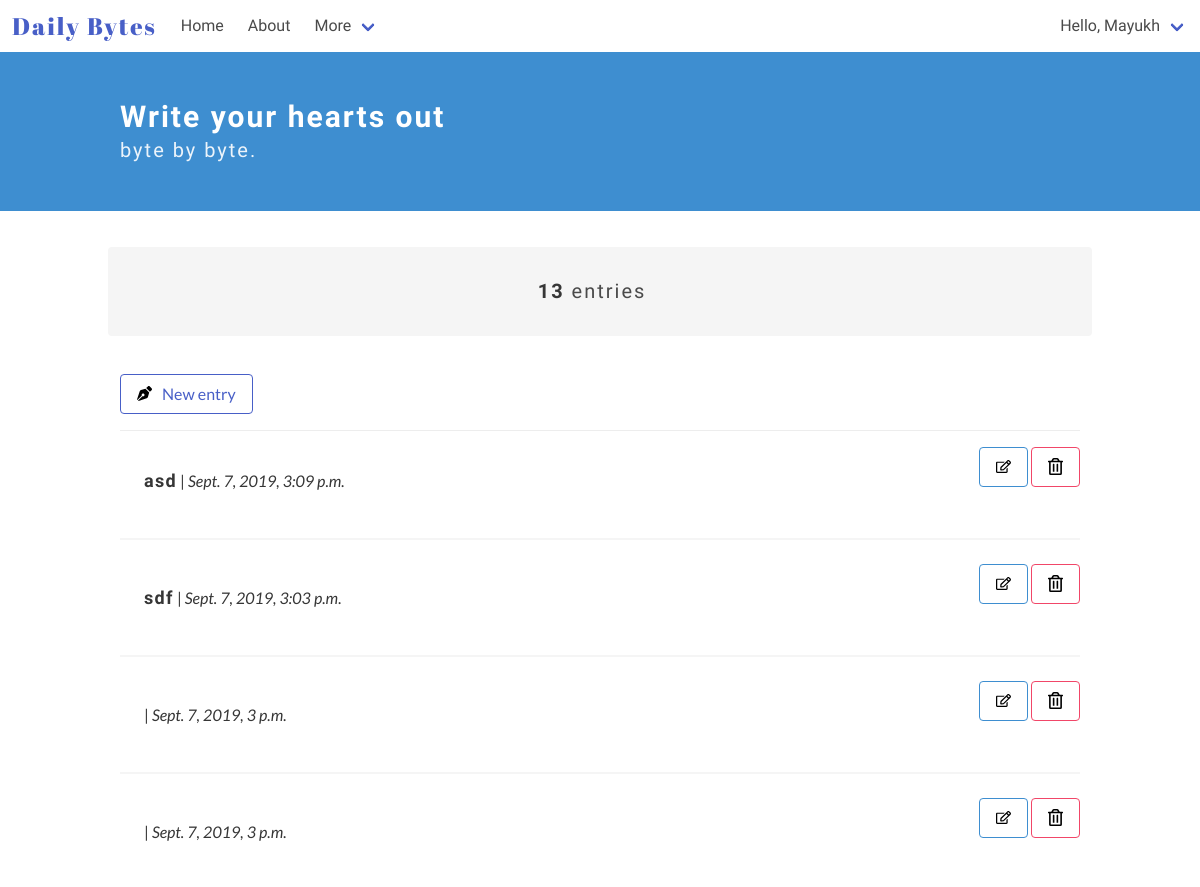
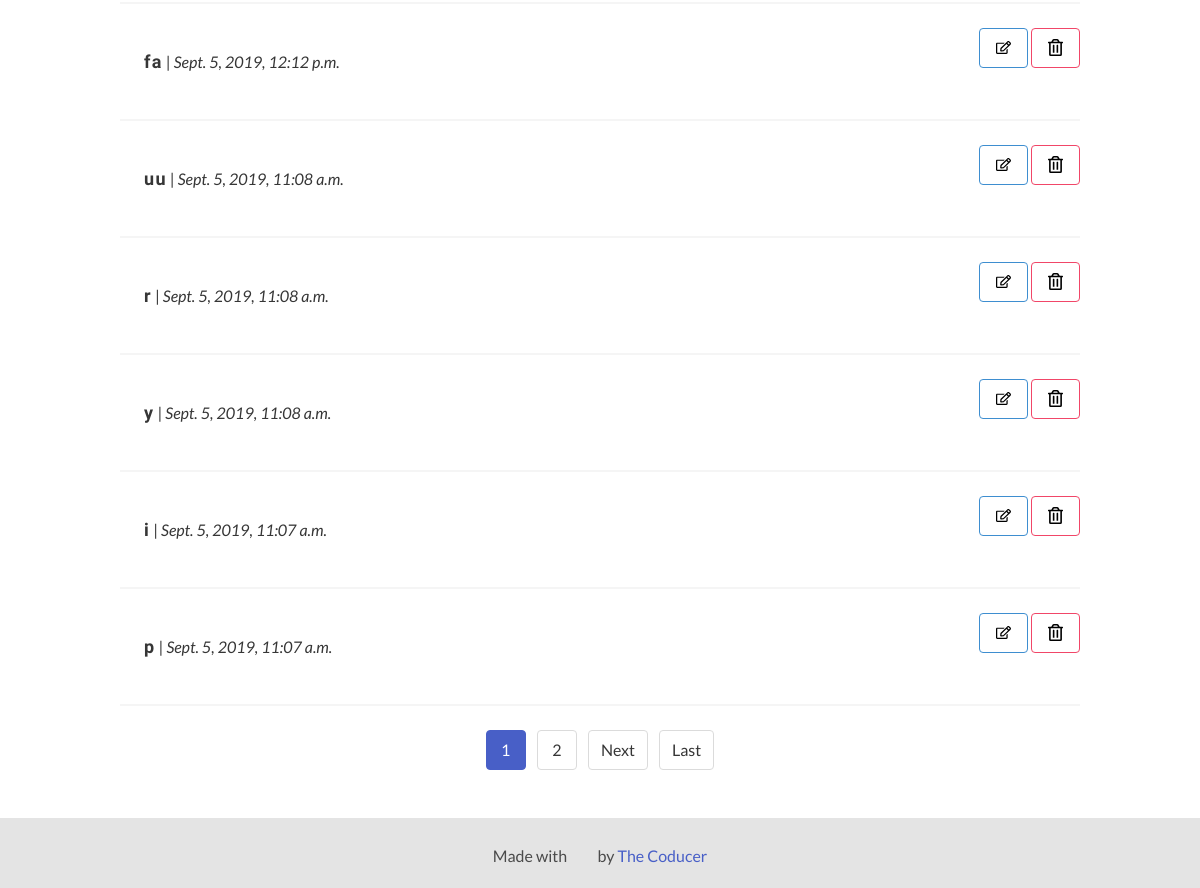
Before: / (signed in) with the older database file (2 pictures, top to bottom).
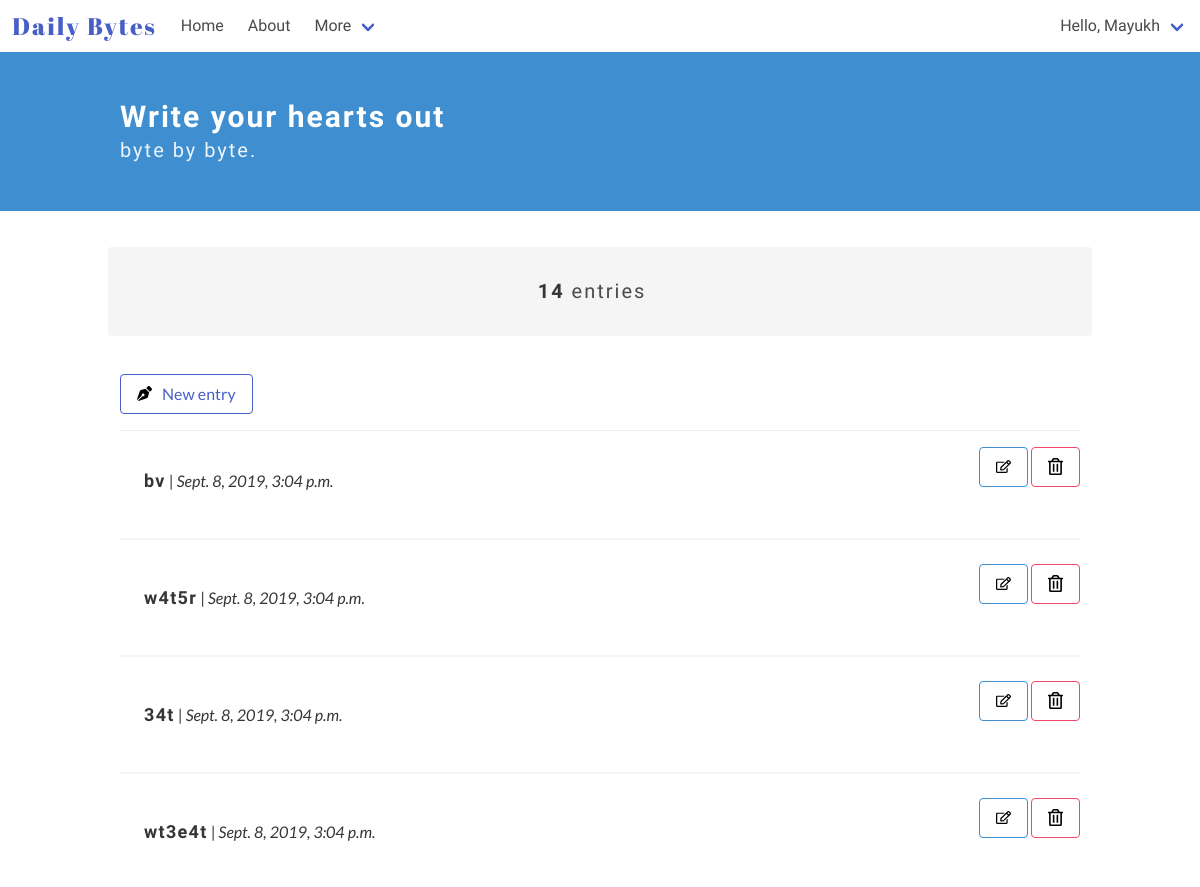
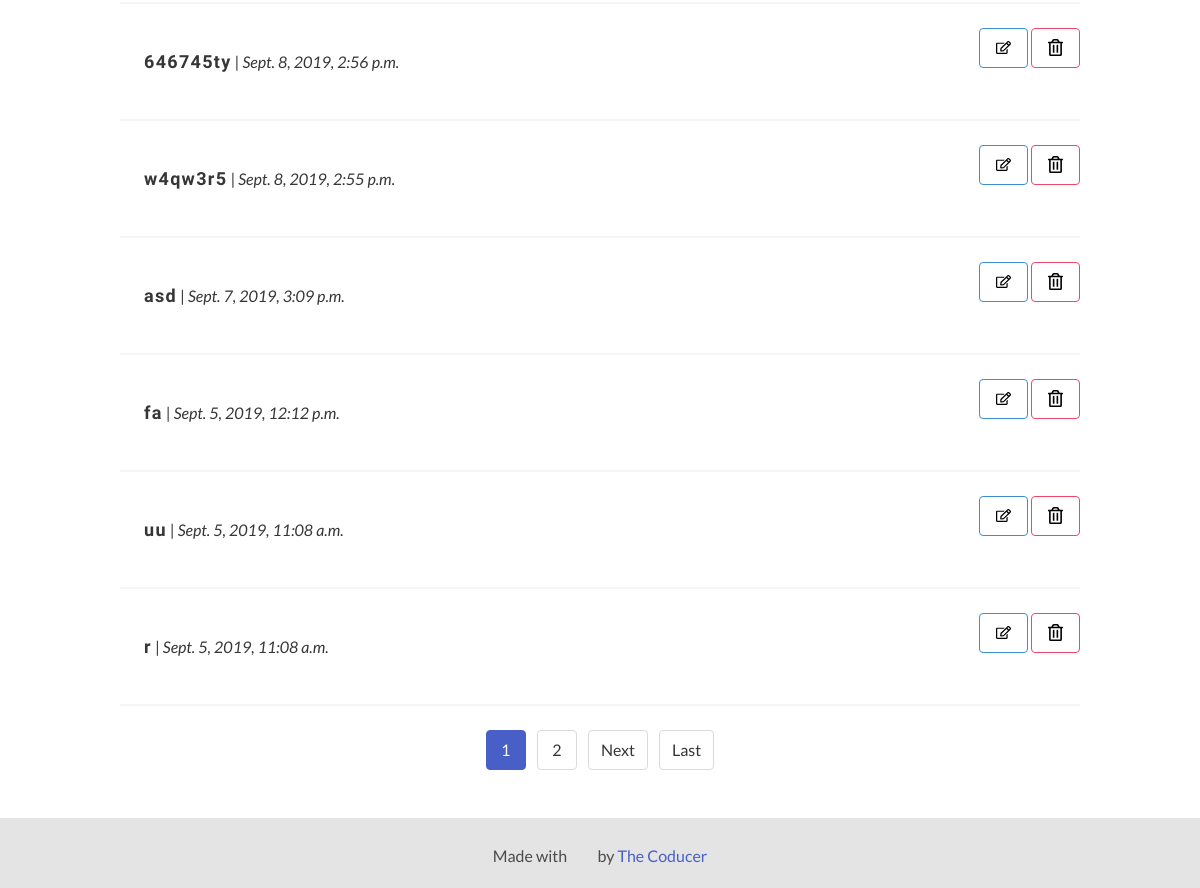
After: the same page with the newer database file (2 pictures, top to bottom).
### diary_app/models.py (models this page shows)
class Entry(models.Model):
    author = models.ForeignKey(User, on_delete=models.CASCADE) # User is an auth model
    title = models.CharField(max_length=100, default='', verbose_name="")
    text = RichTextUploadingField(verbose_name="")
    date_posted = models.DateTimeField(auto_now_add = True)
    trash = models.BooleanField(default=False)
    """ def __str__(self):
        return 'Entry #{}'.format(self.id) """
    class Meta:
        verbose_name_plural = 'entries'

### diary_app/views.py (the view)
# urls.py: path('', EntryListView.as_view(), name = 'home'),
class EntryListView(ListView):
        model = Entry
        template_name = 'diary_app/home.html'
        context_object_name = 'entries'
        ordering = ['-date_posted']
        paginate_by = 10
        @method_decorator(login_required)
        def dispatch(self, *args, **kwargs):
                return super().dispatch(*args, **kwargs)
        def get_context_data(self, **kwargs):
                context = super(EntryListView, self).get_context_data(**kwargs)
                entries = Entry.objects.filter(author=self.request.user, trash=False)
                context['count_entries'] = entries.count()
                ...
                return context
        def get_queryset(self):
                entries = Entry.objects.filter(author=self.request.user, trash=False)
                entries = entries.order_by('-date_posted')
                return entries

### diary_app/templates/diary_app/home.html (shortened to what this page needs)
<!DOCTYPE html>
<html lang="en">
<head>
</head>
<body>
    {% extends "./base.html" %}
    {% block content %}
    {% load static %}
    <section class="hero is-info">
        <div class="hero-body">
            <div class="container">
                <h1 class="title">
                    Write your hearts out
                </h1>
                <h2 class="subtitle">
                    byte by byte.
                </h2>
            </div>
        </div>
    </section>
    <section class="section">
        <div class="container">
            <div class="container my-top-bar">
                <div class="columns notification">
                    <div class="column">
                        <p class="subtitle is-5 has-text-centered">
                            {% if count_entries < 1 %}
                            You don't have any entries
                            {% else %}
                            <strong>{{ count_entries }}</strong> entries
                            {% endif %}
                        </p>
                    </div>
                </div>
            </div>
            <article class="media">
                <div class="media-content">
                    <div class="content">
                        <a class="button is-link is-outlined" href="{% url 'add' %}"><img
                                src="{% static '/images/pen.svg' %}" alt="Add new byte" width=15px height=15px
                                style="margin-right: 10px;">New entry</a>
                    </div>
                </div>
            </article>
            {% for entry in entries %}
            <article class="media">
                <div class="media-content">
                    <a href="/entry/{{entry.id}}">
                        <div class="content notification readmore-div">
                            <p>
                                <strong class="entry-title">{{ entry.title }}</strong> | <i>{{ entry.date_posted }}</i>
                            </p>
                        </div>
                    </a>
                </div>
                <div class="media-right">
                    <a class="button is-info is-outlined" href="/edit/{{entry.id}}"><img
                            src="{% static '/images/edit.svg' %}" alt="Edit" width=15px height=15px></a>
                    <a class="button is-danger is-outlined" id="trash_can" href="/confirm-delete/{{entry.id}}"><img
                            src="{% static '/images/delete.svg' %}" alt="Delete" width=15px height=15px color:
                            red;></a>
                </div>
            </article>
            <hr>
            {% endfor %}
            <div class="has-text-centered page-list">
                {% if is_paginated %}
                {% for num in page_obj.paginator.page_range %}
                {% if page_obj.number == num %}
                <a class="pagination-link is-current" href="?page={{ num }}">{{ num }}</a>
                {% elif num > page_obj.number|add:'-3' and num < page_obj.number|add:'3' %}
                <a class="pagination-link" href="?page={{ num }}">{{ num }}</a>
                {% endif %}
                {% endfor %}
                {% if page_obj.has_next %}
                <a class="pagination-next" href="?page={{ page_obj.next_page_number }}">Next</a>
                <a class="pagination-next" href="?page={{ page_obj.paginator.num_pages }}">Last</a>
                {% endif %}
                {% endif %}
            </div>
        </div>
    </section>
    {% endblock %}

### diary_app/templates/diary_app/base.html (shortened to what this page needs)
<!DOCTYPE html>
<html lang="en">
<head>
    {% load static %}
    <link rel="stylesheet" href="https://cdnjs.cloudflare.com/ajax/libs/bulma/0.6.2/css/bulma.min.css" />
    <link rel="stylesheet" type="text/css" href="//code.ionicframework.com/ionicons/2.0.1/css/ionicons.min.css" />
    <link rel="stylesheet" href="{% static '/css/main.css' %}">
</head>
<body>
    {% include "./header.html" %}
    {% block content %} {% endblock %}
    {% include "./footer.html" %}
</body>
</html>

### diary_app/templates/diary_app/header.html (shortened to what this page needs)
{% load static %}
<div id="app">
<nav class="navbar" role="navigation" aria-label="main navigation">
    <div class="navbar-brand">
      <a class="navbar-item" href="{% url 'home' %}">
        <h1 class="logo">Daily Bytes</h1>
      </a>
    </div>
    <div id="navbarBasicExample" class="navbar-menu">
      <div class="navbar-start">
        <a class="navbar-item" href="{% url 'home' %}">
            Home
        </a>
        <a class="navbar-item" href="/about/">
            About
        </a>
        <div class="navbar-item has-dropdown is-hoverable">
          <a class="navbar-link">
            More
          </a>
        </div>
      </div>
      <div class="navbar-end">
          <div class="navbar-item has-dropdown is-hoverable">
              <a class="navbar-link">
                  {% if user.first_name %}
                    Hello, {{ user.first_name }}
                  {% elif user.username %}
                    Hello, {{ user.username}}
                  {% endif %}
              </a>
            </div>
      </div>
    </div>
  </nav>
 </div>

### diary_app/templates/diary_app/footer.html
<footer class="footer">
        <div class="has-text-centered">
          <p>
                Made with <i class="icon ion-heart"></i> by <a href="https://thecoducer.github.io/" target="_blank">The Coducer</a>
          </p>
        </div>
      </footer>

### diary_app/static/css/main.css (style rules this page uses)
body { display: flex; flex-direction: column; height: 100vh; font-family: 'Lato', sans-serif; }
.logo { font-family: 'Abril Fatface', cursive; font-size: 1.5em; letter-spacing: 2px; }
.navbar-item { font-family: 'Libre Franklin', sans-serif; }
.title { font-size: 30px; }
.title, .subtitle { font-family: 'Raleway', sans-serif; letter-spacing: 2px; }
p { font-family: 'Lato', sans-serif; }
.entry-title { font-family: 'Libre Franklin', sans-serif; font-size: 18px; letter-spacing: 1.3px; }
.my-top-bar { margin-bottom: 50px; }
.footer { flex-shrink: 0; padding: 20px; background-color: #e4e4e4; }
.section { flex: 1 0 auto; }
.readmore-div { background-color: transparent; color: #363636; }
.page-list { margin-top: 20px; }

Changed rows visible on the page:
removed Entry: title "sdf", date_posted "Sept. 7, 2019, 3:03 p.m."
removed Entry: date_posted "Sept. 7, 2019, 3 p.m."
removed Entry: date_posted "Sept. 7, 2019, 3 p.m."
no longer on this page (row edited): Entry: title "y", date_posted "Sept. 5, 2019, 11:08 a.m."
no longer on this page (row unchanged): Entry: title "i", date_posted "Sept. 5, 2019, 11:07 a.m."
no longer on this page (row unchanged): Entry: title "p", date_posted "Sept. 5, 2019, 11:07 a.m."
added Entry: title "bv", date_posted "Sept. 8, 2019, 3:04 p.m."
added Entry: title "w4t5r", date_posted "Sept. 8, 2019, 3:04 p.m."
added Entry: title "34t", date_posted "Sept. 8, 2019, 3:04 p.m."
added Entry: title "wt3e4t", date_posted "Sept. 8, 2019, 3:04 p.m."
added Entry: title "646745ty", date_posted "Sept. 8, 2019, 2:56 p.m."
added Entry: title "w4qw3r5", date_posted "Sept. 8, 2019, 2:55 p.m."
Other visible differences:
{{ count_entries }}: "13" → "14"
